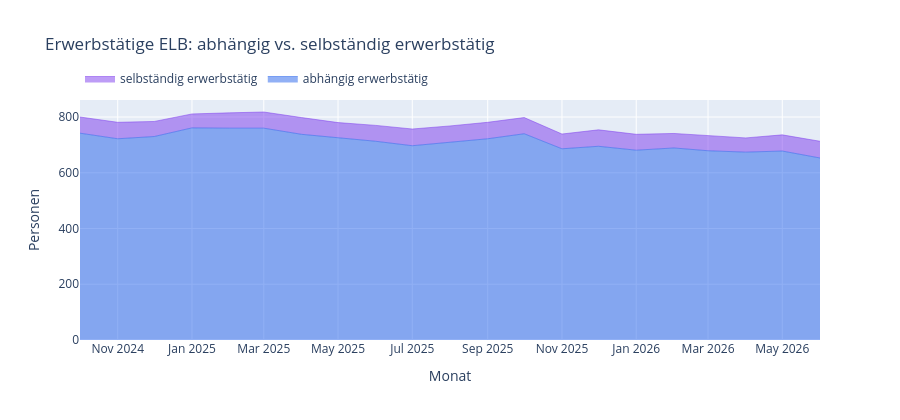

Notebook source saved alongside this figure:
### Markdown cell above
## 3. Struktur der erwerbstätigen ELB: abhängig vs. selbständig

### Code cell
fig = go.Figure()
fig.add_trace(go.Scatter(
    x=erwerbstaetigkeit.index.to_timestamp(), y=erwerbstaetigkeit["abhängig erwerbstätig"], name="abhängig erwerbstätig",
    mode="lines", stackgroup="erwerb", line=dict(color="#2563eb", width=0.5),
))
fig.add_trace(go.Scatter(
    x=erwerbstaetigkeit.index.to_timestamp(), y=erwerbstaetigkeit["selbständig erwerbstätig"], name="selbständig erwerbstätig",
    mode="lines", stackgroup="erwerb", line=dict(color="#7c3aed", width=0.5),
))
fig.update_layout(
    title="Erwerbstätige ELB: abhängig vs. selbständig erwerbstätig",
    yaxis_title="Personen",
    xaxis_title="Monat",
    hovermode="x unified",
    legend=dict(orientation="h", y=1.15),
    height=420,
)
fig

### Figure 1 — Plotly figure (JSON) as saved in the notebook; plotly's stock layout.template omitted (floating-point values rounded to 4 significant figures)
{"data": [{"line": {"color": "#2563eb", "width": 0.5}, "mode": "lines", "name": "abhängig erwerbstätig", "stackgroup": "erwerb", "type": "scatter", "x": ["2024-10-01T00:00:00", "2024-11-01T00:00:00", "2024-12-01T00:00:00", "2025-01-01T00:00:00", "2025-02-01T00:00:00", "2025-03-01T00:00:00", "2025-04-01T00:00:00", "2025-05-01T00:00:00", "2025-06-01T00:00:00", "2025-07-01T00:00:00", "2025-08-01T00:00:00", "2025-09-01T00:00:00", "2025-10-01T00:00:00", "2025-11-01T00:00:00", "2025-12-01T00:00:00", "2026-01-01T00:00:00", "2026-02-01T00:00:00", "2026-03-01T00:00:00", "2026-04-01T00:00:00", "2026-05-01T00:00:00", "2026-06-01T00:00:00"], "y": [742, 722, 730, 761, 760, 760, 738, 725, 713, 697, 709, 722, 740, 686, 695, 681, 689, 679, 674, 678, 653]}, {"line": {"color": "#7c3aed", "width": 0.5}, "mode": "lines", "name": "selbständig erwerbstätig", "stackgroup": "erwerb", "type": "scatter", "x": ["2024-10-01T00:00:00", "2024-11-01T00:00:00", "2024-12-01T00:00:00", "2025-01-01T00:00:00", "2025-02-01T00:00:00", "2025-03-01T00:00:00", "2025-04-01T00:00:00", "2025-05-01T00:00:00", "2025-06-01T00:00:00", "2025-07-01T00:00:00", "2025-08-01T00:00:00", "2025-09-01T00:00:00", "2025-10-01T00:00:00", "2025-11-01T00:00:00", "2025-12-01T00:00:00", "2026-01-01T00:00:00", "2026-02-01T00:00:00", "2026-03-01T00:00:00", "2026-04-01T00:00:00", "2026-05-01T00:00:00", "2026-06-01T00:00:00"], "y": [58, 59, 54, 50, 55, 58, 60, 55, 57, 60, 59, 59, 58, 53, 59, 57, 52, 54, 51, 58, 60]}], "layout": {"height": 420, "hovermode": "x unified", "legend": {"orientation": "h", "y": 1.15}, "title": {"text": "Erwerbstätige ELB: abhängig vs. selbständig erwerbstätig"}, "xaxis": {"title": {"text": "Monat"}}, "yaxis": {"title": {"text": "Personen"}}}}
